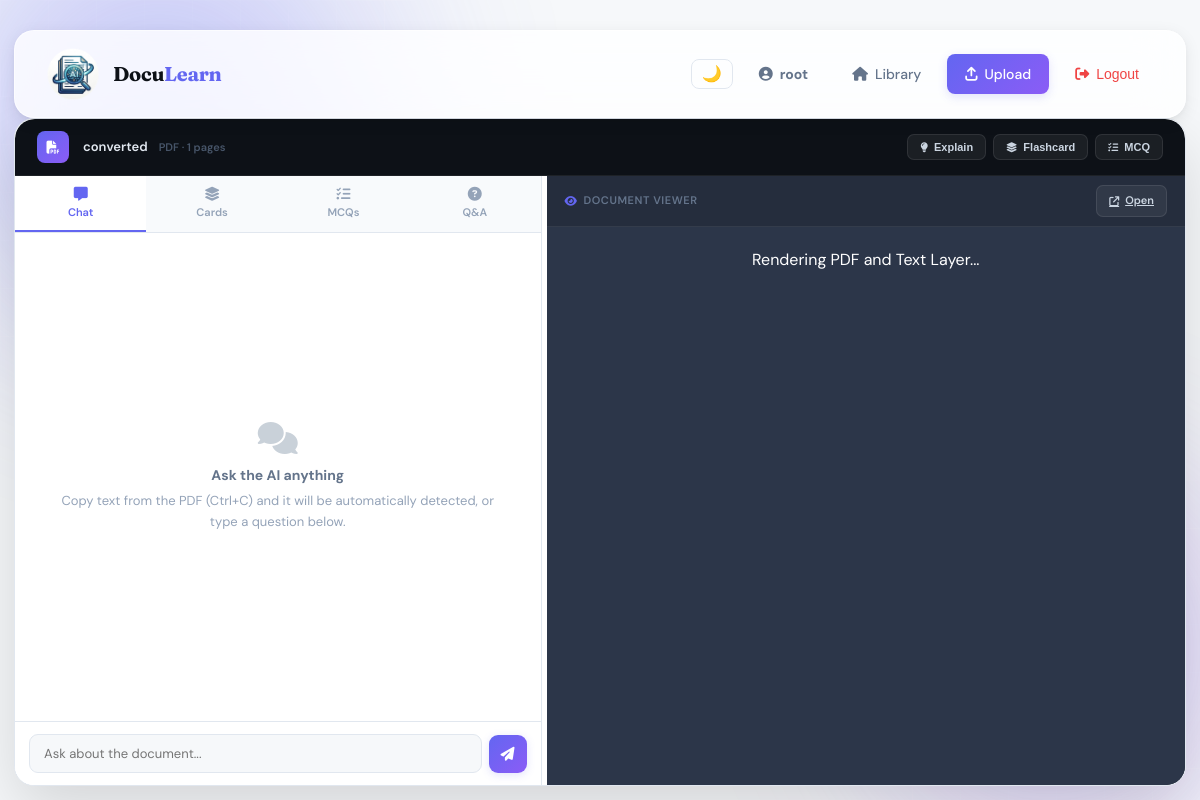
The page /document/32/ (signed in) on the database its author committed.
### documents/models.py (models this page shows, shortened)
class Document(models.Model):
    user         = models.ForeignKey(User, on_delete=models.CASCADE, null=True, blank=True)
    title        = models.CharField(max_length=255)
    file         = models.FileField(upload_to="documents/", blank=True)   # blank=True for YouTube
    file_type    = models.CharField(max_length=10)
    source_url   = models.URLField(blank=True, default="")                # NEW: YouTube URL
    uploaded_at  = models.DateTimeField(auto_now_add=True)
    text_content = models.TextField(blank=True)
    total_pages  = models.IntegerField(default=0)
    class Meta:
        ordering = ["-uploaded_at"]

### documents/views.py (the view)
# urls.py: path("document/<int:doc_id>/",         views.document_detail,               name="document_detail"),
def document_detail(request, doc_id):
    doc = _get_doc_for_request(request, doc_id)
    if doc is None:
        messages.error(request, "Please log in to view this document.")
        return redirect("login")
    return render(request, "documents/document_detail.html", {
        "document":        doc,
        "chat_messages":   doc.chat_messages.all(),
        "flashcards":      doc.flashcards.all(),
        "mcqs":            doc.mcqs.all(),
        "short_questions": doc.short_questions.all(),
        "highlights":      doc.highlights.all(),
    })

### documents/views.py (called while the page is built)
def _get_doc_for_request(request, doc_id):
    if request.user.is_authenticated:
        return get_object_or_404(Document, id=doc_id, user=request.user)
    guest_ids = [str(i) for i in _guest_doc_ids(request)]
    if str(doc_id) in guest_ids:
        return get_object_or_404(Document, id=doc_id, user__isnull=True)
    return None

### templates/documents/document_detail.html (shortened to what this page needs)
{% extends 'base.html' %}
{% block extra_css %}
<link rel="stylesheet" href="https://cdnjs.cloudflare.com/ajax/libs/pdf.js/3.11.174/pdf_viewer.min.css">
{% endblock %}
{% block content %}
<div class="doc-bar">
    <div class="doc-bar-icon">
        <i class="fas fa-{% if document.file_type == 'pdf' %}file-pdf{% elif document.file_type == 'docx' %}file-word{% elif document.file_type == 'pptx' %}file-powerpoint{% elif document.file_type == 'youtube' %}brands fa-youtube{% else %}file-lines{% endif %}"></i>
    </div>
    <div class="doc-bar-title">
        {{ document.title }}
        <span class="doc-bar-meta">
            {{ document.file_type|upper }}{% if document.total_pages %} &middot; {{ document.total_pages }} pages{% endif %}
        </span>
    </div>
    <div class="doc-bar-actions">
        <button class="bar-btn" onclick="triggerExplain()"><i class="fas fa-lightbulb"></i><span>Explain</span></button>
        <button class="bar-btn" onclick="triggerFlashcard()"><i class="fas fa-layer-group"></i><span>Flashcard</span></button>
        <button class="bar-btn" onclick="triggerMCQ()"><i class="fas fa-list-check"></i><span>MCQ</span></button>
    </div>
</div>
<div class="split">
    <div class="panel-left" id="panelLeft">
        <div class="tab-bar">
            <button class="tab-btn active" data-tab="chat">
                <i class="fas fa-message"></i> Chat
            </button>
            <button class="tab-btn" data-tab="flashcards">
                <i class="fas fa-layer-group"></i> Cards
            </button>
            <button class="tab-btn" data-tab="mcqs">
                <i class="fas fa-list-check"></i> MCQs
            </button>
            <button class="tab-btn" data-tab="questions">
                <i class="fas fa-circle-question"></i> Q&amp;A
            </button>
        </div>
        <div class="tab-pane active" id="chat-pane">
            <div class="chat-feed" id="chatFeed">
                {% for msg in chat_messages %}
                <div class="msg-row user">
                    <div class="msg-avatar user"><i class="fas fa-user"></i></div>
                    <div class="msg-bubble">{{ msg.user_message }}</div>
                </div>
                <div class="msg-row ai">
                    <div class="msg-avatar ai"><i class="fas fa-brain"></i></div>
                    <div class="msg-bubble">
                        <div class="ai-md">{{ msg.bot_response }}</div>
                        {% if msg.page_reference %}
                        <div><span class="cite-chip"><i class="fas fa-bookmark"></i> Page {{ msg.page_reference }}</span></div>
                        {% endif %}
                    </div>
                </div>
                {% empty %}
                <div class="chat-empty">
                    <i class="fas fa-comments"></i>
                    <strong>Ask the AI anything</strong>
                    <p>
                        {% if document.file_type == 'youtube' %}
                        Select text from the transcript to explain it, or type a question below.
                        {% elif document.file_type == 'pdf' %}
                        Copy text from the PDF (Ctrl+C) and it will be automatically detected, or type a question below.
                        {% else %}
                        Select text in the document to explain it, or type a question below.
                        {% endif %}
                    </p>
                </div>
                {% endfor %}
            </div>
            <div class="chat-input-area">
                <form class="chat-input-row" id="chatForm">
                    <input type="text" class="chat-input" id="chatInput" placeholder="Ask about the {% if document.file_type == 'youtube' %}video{% else %}document{% endif %}..." autocomplete="off">
                    <button type="submit" class="chat-send"><i class="fas fa-paper-plane"></i></button>
                </form>
            </div>
        </div>
    </div>
    <div class="resize-handle" id="resizeHandle"></div>
    <div class="panel-right">
        <div class="viewer-toolbar">
            <span class="viewer-toolbar-label">
                <i class="fas fa-{% if document.file_type == 'youtube' %}play-circle{% else %}eye{% endif %}"></i>
                {% if document.file_type == 'youtube' %}YouTube Video{% else %}Document Viewer{% endif %}
            </span>
            <div class="viewer-toolbar-actions">
                {% if document.file_type == 'pdf' %}
                <a class="bar-btn" href="{% url 'documents:serve_document' document.id %}" target="_blank" title="Open PDF in new tab">
                    <i class="fas fa-arrow-up-right-from-square"></i> Open
                </a>
                {% endif %}
            </div>
        </div>
        {% if document.file_type == 'youtube' %}
        <div class="yt-panel">
            <div class="yt-embed-wrap">
                {% if document.youtube_video_id %}
                <iframe id="ytFrame" src="https://www.youtube.com/embed/{{ document.youtube_video_id }}?rel=0&modestbranding=1" data-video-id="{{ document.youtube_video_id }}" allow="accelerometer; autoplay; clipboard-write; encrypted-media; gyroscope; picture-in-picture; fullscreen; web-share" allowfullscreen>
                </iframe>
                {% else %}
                <div style="color:#94a3b8; padding:24px; text-align:center;">
                    <i class="fas fa-exclamation-triangle" style="font-size:24px; color:#f59e0b; display:block; margin-bottom:8px;"></i>
                    Could not extract video ID from URL.
                </div>
                {% endif %}
            </div>
            <div class="yt-transcript" id="ytTranscript">
                <h4><i class="fas fa-file-lines"></i> Transcript</h4>
                <div class="yt-transcript-text" id="transcriptText">{{ document.text_content }}</div>
            </div>
        </div>
        {% elif document.file_type == 'pdf' %}
        <div class="pdf-container" id="pdfContainer" style="flex:1; overflow-y:auto; height: 100%; background:#2c3649; position:relative;">
            <div id="pdfLoading" style="color: white; padding: 20px; text-align: center;">Rendering PDF and Text Layer...</div>
        </div>
        {% else %}
        <div class="text-scroll">
            <div class="doc-paper">{{ document.text_content }}</div>
        </div>
        {% endif %}
    </div>
</div>
{% endblock %}

### templates/base.html (shortened to what this page needs)
{% load static %}
<!DOCTYPE html>
<html lang="en">
<head>
    <link rel="stylesheet" href="https://cdnjs.cloudflare.com/ajax/libs/font-awesome/6.4.0/css/all.min.css">
    {% block extra_css %}{% endblock %}
</head>
<body>
    <div class="bg-canvas">
    </div>
    <div class="app-shell">
        <nav class="navbar" id="navbar">
            <a href="{% url 'documents:home' %}" class="nav-brand">
                <div class="nav-brand-icon">
                    <img src="{% static 'logot.png' %}" alt="Logo" style="width:100%; height:100%; object-fit:contain; border-radius:6px;">
                </div>
                <span class="nav-brand-text">Docu<span>Learn</span></span>
            </a>
            <div class="nav-links" id="navLinks">
                <button id="themeToggle" onclick="toggleTheme()" style="background:none; border:1px solid var(--border); border-radius:8px;
                   padding:6px 10px; cursor:pointer; color:var(--text-soft);
                   font-size:16px; line-height:1; transition:all .2s;" onmouseover="this.style.borderColor='#6366f1';" onmouseout="this.style.borderColor='var(--border)';">
                    <span id="themeIcon">🌙</span>
                </button>
                {% if user.is_authenticated %}
                <span class="nav-link" style="color: var(--text-soft); font-weight: bold; cursor: default;">
                    <i class="fas fa-user-circle"></i> {{ user.username }}
                </span>
                <a href="{% url 'documents:home' %}" class="nav-link">
                    <i class="fas fa-house"></i>
                    <span>Library</span>
                </a>
                <a href="{% url 'documents:upload' %}" class="nav-link primary">
                    <i class="fas fa-arrow-up-from-bracket"></i>
                    <span>Upload</span>
                </a>
                <form action="{% url 'logout' %}" method="post" style="display:inline; margin: 0;">
                    <button type="submit" class="nav-link" style="background: none; border: none; cursor: pointer; color: var(--danger);">
                        <i class="fas fa-sign-out-alt"></i>
                        <span>Logout</span>
                    </button>
                </form>
                {% endif %}
            </div>
        </nav>
        <div class="page-body">
            {% block content %}{% endblock %}
        </div>
    </div>
</body>
</html>

### templates/base.html (style rules this page uses)
*, *::before, *::after { margin: 0; padding: 0; box-sizing: border-box; }
:root { --ink: #0d1117; --ink-soft: #1c2333; --surface: #ffffff; --surface-2: #f6f8fa; --border: #e1e7ef; --border-2: #c9d1d9; --accent: #6366f1; --accent-2: #8b5cf6; --accent-glow: rgba(99, 102, 241, 0.18); --success: #10b981; --danger: #ef4444; --warning: #f59e0b; --text: #1e293b; --text-soft: #64748b; --text-muted: #94a3b8; --radius-sm: 8px; --radius: 14px; --radius-lg: 20px; --shadow-sm: 0 1px 3px rgba(0, 0, 0, .08), 0 1px 2px rgba(0, 0, 0, .04); --shadow: 0 4px 16px rgba(0, 0, 0, .08), 0 2px 6px rgba(0, 0, 0, .04); --shadow-lg: 0 12px 40px rgba(0, 0, 0, .10), 0 4px 12px rgba(0, 0, 0, .06); --shadow-xl: 0 24px 64px rgba(0, 0, 0, .14); --ease: cubic-bezier(.4, 0, .2, 1); --ease-spring: cubic-bezier(.34, 1.56, .64, 1); }
html { scroll-behavior: smooth; }
body { font-family: 'DM Sans', system-ui, sans-serif; background: var(--surface-2); color: var(--text); min-height: 100vh; overflow-x: hidden; line-height: 1.6; }
.bg-canvas { position: fixed; inset: 0; z-index: 0; pointer-events: none; overflow: hidden; }
.app-shell { position: relative; z-index: 1; max-width: 100%; margin: 0 auto; padding: 16px; min-height: 100vh; display: flex; flex-direction: column; }
.navbar { background: rgba(255, 255, 255, .82); backdrop-filter: blur(24px) saturate(180%); -webkit-backdrop-filter: blur(24px) saturate(180%); border: 1px solid rgba(255, 255, 255, .6); border-radius: var(--radius-lg); padding: 14px 28px; margin-bottom: 28px; display: flex; justify-content: space-between; align-items: center; position: sticky; top: 16px; z-index: 100; box-shadow: var(--shadow); transition: background .3s var(--ease); }
.nav-brand { display: flex; align-items: center; gap: 12px; text-decoration: none; }
.nav-brand-icon { width: 58px; height: 58px; background: none; border-radius: 10px; display: flex; align-items: center; justify-content: center; box-shadow: none; }
.nav-brand-text { font-family: 'Fraunces', Georgia, serif; font-weight: 700; font-size: 20px; color: var(--ink); letter-spacing: -.3px; }
.nav-brand-text span { color: var(--accent); }
.nav-links { display: flex; gap: 8px; align-items: center; }
.nav-link { padding: 9px 18px; border-radius: var(--radius-sm); font-size: 14px; font-weight: 500; text-decoration: none; color: var(--text-soft); transition: all .2s var(--ease); display: flex; align-items: center; gap: 7px; }
.nav-link.primary { background: linear-gradient(135deg, var(--accent), var(--accent-2)); color: white; box-shadow: 0 3px 10px var(--accent-glow); }
.nav-link i { font-size: 14px; }
.page-body { background: white; border-radius: var(--radius-lg); box-shadow: var(--shadow-xl); overflow: visible; border: 1px solid var(--border); animation: fadeUp .5s var(--ease) both; flex: 1; display: flex; flex-direction: column; min-height: 0; }

### rows shown on the page
Document: title "converted", file_type "PDF", total_pages "1"

### other values the page prints
{{ user.username }} "root"
